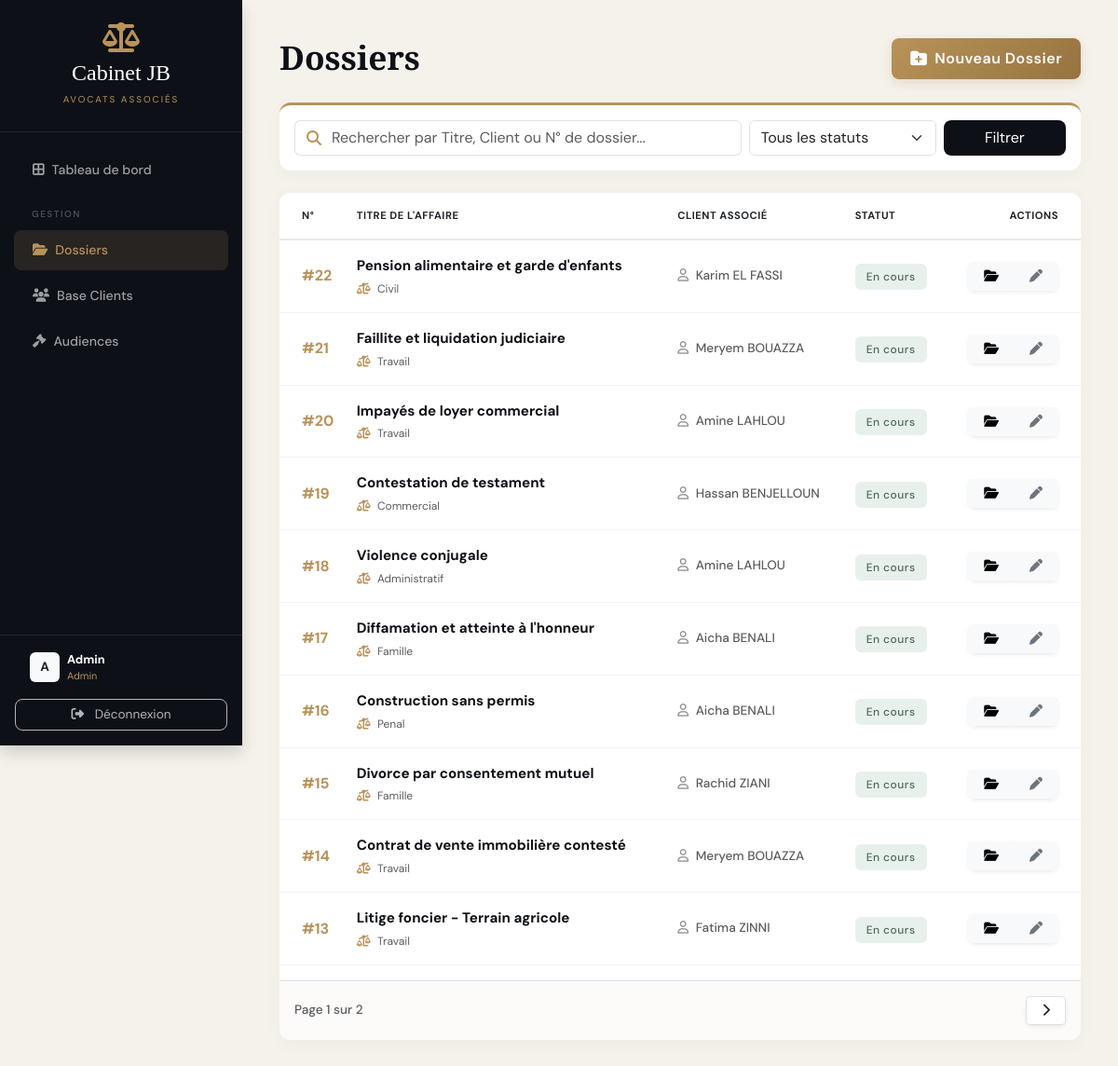
Page /dossiers/ (signed in) on the committed database.
### comptes/models.py (models this page shows, shortened)
class CustomUser(AbstractUser):
    ROLE_CHOICES = (
        ('Avocat', 'Avocat'),
        ('Secretaire', 'Secrétaire'),
    )
    role = models.CharField(max_length=20, choices=ROLE_CHOICES, default='Avocat')

### dossiers/models.py (models this page shows, shortened)
class Dossier(models.Model):
    TYPE_CHOICES = [
        ('Civil', 'Droit Civil'),
        ('Penal', 'Droit Pénal'),
        ('Commercial', 'Droit Commercial'),
        ('Famille', 'Droit de la Famille'),
        ('Travail', 'Droit du Travail'),
        ('Administratif', 'Droit Administratif'),
        ('Autre', 'Autre'),
    ]
    STATUT_CHOICES = [
        ('En cours', 'En cours'),
        ('Clôturé', 'Clôturé'),
        ('Archivé', 'Archivé'),
    ]
    titre = models.CharField(max_length=200)
    client = models.ForeignKey(Client, on_delete=models.CASCADE, related_name='dossiers')
    statut = models.CharField(max_length=50, choices=STATUT_CHOICES, default='En cours')
    type_affaire = models.CharField(max_length=50, choices=TYPE_CHOICES, default='Civil')
    partie_adverse = models.CharField(max_length=200, blank=True, null=True, verbose_name="Partie Adverse ")
    tribunal = models.CharField(max_length=200, blank=True, null=True, verbose_name="Tribunal Compétent")
    description = models.TextField(blank=True, null=True, verbose_name="Résumé des Faits")
    date_creation = models.DateTimeField(auto_now_add=True)

class Client(models.Model):
    nom = models.CharField(max_length=100, verbose_name="Nom")
    prenom = models.CharField(max_length=100, verbose_name="Prénom")
    telephone = models.CharField(max_length=20, blank=True)
    adresse = models.TextField(blank=True)
    photo_cin = models.ImageField(upload_to='clients/cin/', null=True, blank=True, verbose_name="Photo CIN")
    date_ajout = models.DateTimeField(auto_now_add=True)
    def __str__(self):
        return f"{self.prenom.title()} {self.nom.upper()}"

### dossiers/views.py (the view, shortened to what this page needs)
# urls.py: path('dossiers/', DossierListView.as_view(), name='dossier_list'),
class DossierListView(LoginRequiredMixin, ListView):
    model = Dossier
    template_name = 'dossiers/dossier_list.html'
    context_object_name = 'dossiers'
    paginate_by = 10
    def get_queryset(self):
        queryset = Dossier.objects.all().order_by('-id')
        query = self.request.GET.get('q')
        statut = self.request.GET.get('statut')
        if statut:
            queryset = queryset.filter(statut=statut)
        type_affaire = self.request.GET.get('type')
        if type_affaire:
            queryset = queryset.filter(type_affaire=type_affaire)
        return queryset
    def get_context_data(self, **kwargs):
        context = super().get_context_data(**kwargs)
        context['search_query'] = self.request.GET.get('q', '')
        context['selected_statut'] = self.request.GET.get('statut', '')
        context['selected_type'] = self.request.GET.get('type', '')
        context['type_choices'] = Dossier.TYPE_CHOICES
        return context

### dossiers/templates/dossiers/dossier_list.html (shortened to what this page needs)
{% extends 'base/base.html' %}
{% block content %}
<div class="container-fluid p-0 fade-up" style="animation: fadeIn 0.5s ease;">
    <div class="d-flex flex-column flex-md-row justify-content-between align-items-md-center mb-4">
        <div>
            <h2 class="brand-font fw-bold mb-1" style="color: var(--ink); font-size: 2.2rem;">Dossiers</h2>
        </div>
        <div class="mt-3 mt-md-0">
            <a href="{% url 'dossier_create' %}" class="btn btn-action-luxe d-flex align-items-center" style="border-radius: 8px;">
                <i class="fa-solid fa-folder-plus me-2" style="font-size: 1.1rem;"></i>
                <span>Nouveau Dossier</span>
            </a>
        </div>
    </div>
    <div class="luxe-card p-3 mb-4 border-top border-3" style="border-color: var(--gold) !important;">
        <form method="GET" action="">
            <div class="row g-2">
                <div class="col-md-7">
                    <div class="input-group">
                        <span class="input-group-text bg-white border-end-0" style="color: var(--gold);">
                            <i class="fa-solid fa-magnifying-glass"></i>
                        </span>
                        <input type="text" name="q" class="form-control border-start-0 search-input ps-0"
                               placeholder="Rechercher par Titre, Client ou N° de dossier..."
                               value="{{ search_query|default:'' }}">
                    </div>
                </div>
                <div class="col-md-3">
                    <select name="statut" class="form-select filter-select">
                        <option value="">Tous les statuts</option>
                    </select>
                </div>
                <div class="col-md-2 d-flex gap-2">
                    <button type="submit" class="btn btn-cabinet w-100" style="border-radius: 8px;">Filtrer</button>
                </div>
            </div>
        </form>
    </div>
    <div class="luxe-card overflow-hidden">
        <div class="table-responsive">
            <table class="table table-hover align-middle mb-0">
                <thead style="background-color: #fcfbf9; border-bottom: 2px solid #ede9e1;">
                    <tr class="text-uppercase text-muted" style="font-size: 0.7rem; letter-spacing: 0.5px;">
                        <th class="ps-4 py-3">N°</th>
                        <th class="py-3">Titre de l'affaire</th>
                        <th class="py-3">Client Associé</th>
                        <th class="py-3">Statut</th>
                        <th class="text-end pe-4 py-3">Actions</th>
                    </tr>
                </thead>
                <tbody>
                    {% for dossier in dossiers %}
                    <tr style="border-bottom: 1px solid #f1f3f5;">
                        <td class="ps-4 py-3 fw-bold" style="color: var(--gold); font-family: 'DM Sans', sans-serif;">
                            #{{ dossier.id }}
                        </td>
                        <td class="py-3">
                            <div class="fw-bold" style="color: var(--ink); font-size: 0.95rem;">
                                {{ dossier.titre }}
                            </div>
                            <div class="text-muted mt-1" style="font-size: 0.75rem;">
                                <i class="fa-solid fa-scale-unbalanced me-1" style="color: var(--gold);"></i>
                                {{ dossier.type_affaire }}
                            </div>
                        </td>
                        <td class="py-3 text-muted fw-medium" style="font-size: 0.85rem;">
                            <i class="fa-regular fa-user me-1" style="opacity: 0.7;"></i>
                            {% if dossier.client %}
                                {{ dossier.client }}
                            {% else %}
                                <span class="fst-italic">Aucun client</span>
                            {% endif %}
                        </td>
                        <td class="py-3">
                            <span class="badge-luxe {% if dossier.statut == 'En cours' %}bg-sage-light{% else %}bg-gray-light{% endif %}" style="font-size: 0.75rem;">
                                {{ dossier.statut }}
                            </span>
                        </td>
                        <td class="text-end pe-4 py-3">
                            <div class="btn-group shadow-sm" style="border-radius: 8px;">
                                <a href="{% url 'dossier_detail' dossier.id %}" class="btn btn-sm btn-light border-end text-gold px-3" title="Ouvrir le dossier">
                                    <i class="fa-solid fa-folder-open"></i>
                                </a>
                                <a href="{% url 'dossier_update' dossier.id %}" class="btn btn-sm btn-light text-secondary px-3" title="Modifier les informations">
                                    <i class="fa-solid fa-pen"></i>
                                </a>
                            </div>
                        </td>
                    </tr>
                    {% endfor %}
                </tbody>
            </table>
        </div>
        {% if is_paginated %}
    <div class="d-flex justify-content-between align-items-center mt-3 p-3 border-top" style="background-color: #fcfbf9; border-bottom-left-radius: 12px; border-bottom-right-radius: 12px;">
        <span class="text-muted fw-medium" style="font-size: 0.85rem;">
            Page {{ page_obj.number }} sur {{ page_obj.paginator.num_pages }}
        </span>
        <div class="btn-group shadow-sm" style="border-radius: 8px;">
            {% if page_obj.has_next %}
                <a href="?page={{ page_obj.next_page_number }}" class="btn btn-sm btn-white border text-gold px-3" style="background: white;">
                    <i class="fa-solid fa-chevron-right"></i>
                </a>
            {% endif %}
        </div>
    </div>
    {% endif %}
    </div>
</div>
{% endblock %}

### templates/base/base.html (shortened to what this page needs)
<!DOCTYPE html>
<html lang="fr">
<head>
    <link href="https://cdn.jsdelivr.net/npm/bootstrap@5.3.0/dist/css/bootstrap.min.css" rel="stylesheet">
    <link rel="stylesheet" href="https://cdnjs.cloudflare.com/ajax/libs/font-awesome/6.4.0/css/all.min.css">
</head>
<body>
    <div class="sidebar shadow">
        <div class="text-center py-4 border-bottom border-light border-opacity-10">
            <i class="fa-solid fa-scale-balanced fa-2x mb-2" style="color: var(--gold);"></i>
            <h4 class="brand-font mb-0 text-white">Cabinet JB</h4>
            <small style="color: var(--gold); font-size: 0.62rem; letter-spacing: 2px;" class="text-uppercase">Avocats Associés</small>
        </div>
        <div class="d-flex flex-column mt-3 flex-grow-1" style="overflow-y: auto;">
            <a href="{% url 'dashboard' %}" class="{% if request.resolver_match.url_name == 'dashboard' %}active{% endif %}">
                <i class="fa-solid fa-border-all me-2" style="font-size:0.9rem;"></i> Tableau de bord
            </a>
            {% if user.is_authenticated and user.is_staff %}
            <div class="nav-section-label">Gestion</div>
            <a href="{% url 'dossier_list' %}" class="{% if 'dossier' in request.resolver_match.url_name %}active{% endif %}">
                <i class="fa-solid fa-folder-open me-2" style="font-size:0.9rem;"></i> Dossiers
            </a>
            <a href="{% url 'client_list' %}" class="{% if 'client' in request.resolver_match.url_name %}active{% endif %}">
                <i class="fa-solid fa-users me-2" style="font-size:0.9rem;"></i> Base Clients
            </a>
            <a href="{% url 'audience_list' %}" class="{% if 'audience' in request.resolver_match.url_name %}active{% endif %}">
                <i class="fa-solid fa-gavel me-2" style="font-size:0.9rem;"></i> Audiences
            </a>
            {% endif %}
        </div>
        <div class="p-3 border-top border-light border-opacity-10">
            {% if user.is_authenticated %}
                <div class="d-flex align-items-center px-3 mb-3">
                    <div class="rounded bg-light text-dark d-flex align-items-center justify-content-center fw-bold me-2" style="width:32px;height:32px;font-size:0.85rem;">
                        {{ user.username|first|upper }}
                    </div>
                    <div style="font-size: 0.8rem;">
                        <div class="fw-bold text-white">{{ user.username|title }}</div>
                        <div style="color:var(--gold);font-size:0.68rem;">{% if user.is_superuser %}Admin{% else %}Secrétaire{% endif %}</div>
                    </div>
                </div>
                <form action="{% url 'logout' %}" method="post">
                    <button type="submit" class="btn btn-outline-light w-100 btn-logout">
                        <i class="fa-solid fa-right-from-bracket me-2"></i> Déconnexion
                    </button>
                </form>
            {% endif %}
        </div>
    </div>
    <div class="main-content">
        {% block content %}{% endblock %}
    </div>
</body>
</html>

### templates/base/base.html (style rules this page uses)
:root { --ink: #0d1117; --cream: #f5f2ec; --gold: #b8935a; }
body { font-family: 'DM Sans', sans-serif; background-color: var(--cream); color: var(--ink); min-height: 100vh; display: flex; margin: 0; }
h1, h2, h3, h4, h5, .brand-font { font-family: 'Cormorant Garamond', serif; }
.sidebar { width: 260px; background-color: var(--ink); color: white; position: fixed; height: 100vh; display: flex; flex-direction: column; z-index: 100; }
.sidebar a { color: rgba(255,255,255,0.6); text-decoration: none; padding: 11px 20px; margin: 3px 15px; border-radius: 8px; transition: 0.3s; font-weight: 500; font-size: 0.88rem; display: flex; align-items: center; }
.sidebar a:hover, .sidebar a.active { background-color: rgba(184,147,90,0.15); color: var(--gold); }
.sidebar .nav-section-label { font-size: 0.62rem; text-transform: uppercase; letter-spacing: 1.5px; color: rgba(255,255,255,0.25); padding: 16px 34px 6px; font-weight: 600; }
.main-content { margin-left: 260px; flex: 1; padding: 40px; }
.btn-cabinet { background-color: var(--ink); color: white; border-radius: 8px; transition: 0.3s; }
.btn-logout { border-radius: 8px; opacity: 0.7; font-size: 0.85rem; transition: all 0.3s ease; }

### dossiers/templates/dossiers/dossier_list.html (style rules this page uses)
.luxe-card { background-color: #ffffff; border-radius: 12px; border: none; box-shadow: 0 4px 20px rgba(0,0,0,0.03); }
.badge-luxe { font-weight: 500; letter-spacing: 0.5px; padding: 6px 12px; border-radius: 6px; }
.bg-sage-light { background-color: #e8f0eb; color: #4a6b5a; }
.btn-action-luxe { background: linear-gradient(135deg, #b8935a 0%, #96733f 100%); color: #ffffff !important; border: none; font-weight: 600; padding: 10px 20px; transition: all 0.3s ease; box-shadow: 0 4px 12px rgba(184, 147, 90, 0.25); letter-spacing: 0.5px; }

### rows in the picture
CustomUser: username|first "A", username "Admin"
Dossier: id "22", titre "Pension alimentaire et garde d'enfants", type_affaire "Civil", client "Karim EL FASSI", statut "En cours"
Dossier: id "21", titre "Faillite et liquidation judiciaire", type_affaire "Travail", client "Meryem BOUAZZA", statut "En cours"
Dossier: id "20", titre "Impayés de loyer commercial", type_affaire "Travail", client "Amine LAHLOU", statut "En cours"
Dossier: id "19", titre "Contestation de testament", type_affaire "Commercial", client "Hassan BENJELLOUN", statut "En cours"
Dossier: id "18", titre "Violence conjugale", type_affaire "Administratif", client "Amine LAHLOU", statut "En cours"
Dossier: id "17", titre "Diffamation et atteinte à l'honneur", type_affaire "Famille", client "Aicha BENALI", statut "En cours"
Dossier: id "16", titre "Construction sans permis", type_affaire "Penal", client "Aicha BENALI", statut "En cours"
Dossier: id "15", titre "Divorce par consentement mutuel", type_affaire "Famille", client "Rachid ZIANI", statut "En cours"
Dossier: id "14", titre "Contrat de vente immobilière contesté", type_affaire "Travail", client "Meryem BOUAZZA", statut "En cours"
Dossier: id "13", titre "Litige foncier - Terrain agricole", type_affaire "Travail", client "Fatima ZINNI", statut "En cours"

### other values in the picture
{{ page_obj.number }} "1"
{{ page_obj.paginator.num_pages }} "2"
